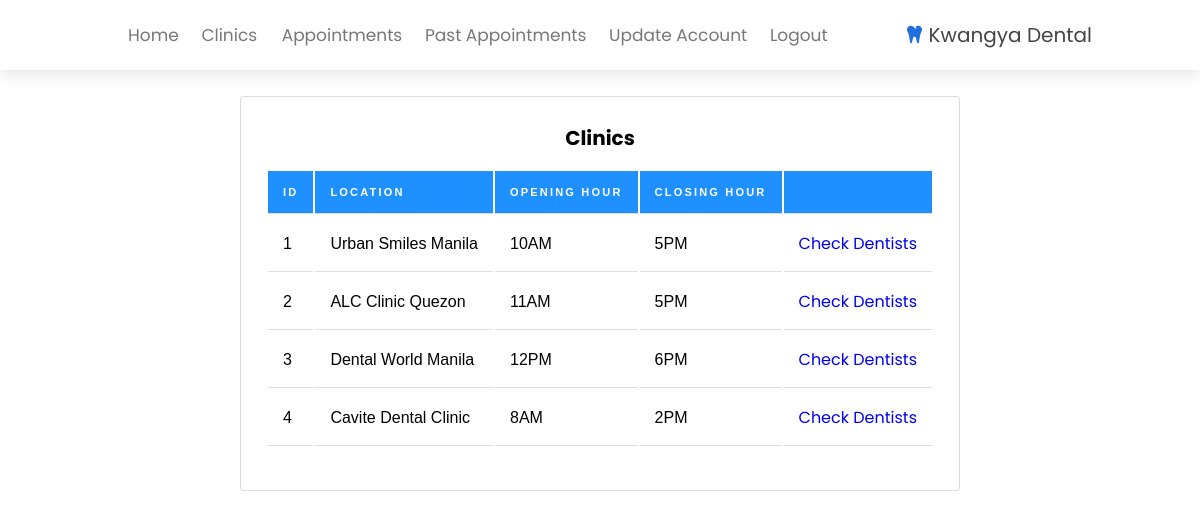
/clinics.php (signed in), run on the app's committed database.
### tables this page shows
CREATE TABLE `clinic` (
  `clinic_id` int(10) NOT NULL,
  `location` varchar(32) NOT NULL,
  `open_hr` varchar(4) NOT NULL DEFAULT '1000',
  `close_hr` varchar(4) NOT NULL DEFAULT '1800'
);

### clinics.php (the view, shortened to what this page needs)
<?php
$db = mysqli_connect('localhost', 'root', '', 'dcms') or die("could not connect to database");
?>
<!DOCTYPE HTML>
<html>
<head>
    <link rel="stylesheet" href="assets/css/menu.css">
    <link rel="stylesheet" href="assets/css/main.css">
    <link rel="stylesheet" href="https://cdnjs.cloudflare.com/ajax/libs/font-awesome/6.1.1/css/all.min.css">
</head>
<br><br><br><br>
<body>
    <center>
        <?php require_once("header.php"); ?>
        <div class="content-section" style="width:60%"><br>
            <h2>Clinics</h2><br>
            <?php
            $query = "SELECT * FROM clinic";
            $res = mysqli_query($db, $query);
            if (mysqli_num_rows($res) > 0) {
                echo "<table><tr><th>ID</th><th>Location</th><th>Opening Hour</th><th>Closing Hour</th><th></th></tr>";
                while ($row = mysqli_fetch_assoc($res)) {
                    $id = $row['clinic_id'];
                    $link = "dentists.php?location=" . $id . "";
                    $cl = "spllink";
                    echo "<tr><td>" . $id . "</td><td>" . $row['location'] . "</td><td>" . $row['open_hr'] . "</td><td>" . $row['close_hr'] . "</td><td><a class='nav__links' href='" . $link . "' class='" . $cl . "'>Check Dentists</a></td></tr>";
                }
            } else
                echo "<h3>No clinics available</h3>";
            ?>
            </table><br><br>
        </div>
    </center>
</body>
</html>

### header.php (shortened to what this page needs)
<header class="header">
    <nav class="navbar">
        <a href="index.php">Home</a>
        <?php if (isset($_SESSION['username'])) {
            if ($_SESSION['role'] == 'admin') {
                echo "<a href='addclinic.php'>Add Clinic</a>";
                echo "<a href='adddentist.php'>Add Dentist</a>";
            } else {
                if ($_SESSION['role'] == 'patient') {
                    echo "<a href='clinics.php'>Clinics </a>";
                }
        ?>
                <a href="appointments.php">Appointments</a>
                <a href="pastappointments.php">Past Appointments</a>
            <?php if ($_SESSION['role'] == 'patient') {
                    echo "<a href='updateaccount.php'>Update Account</a>";
                }
            } ?>
            <a href="index.php?logout='1'">Logout</a>
        <?php } ?>
    </nav>
    <a href="#" class="logo"> <i class="fas fa-tooth"></i> Kwangya Dental</a>
</header>
<br><br>

### assets/css/menu.css (style rules this page uses)
.content-section { background: #ffffff; padding: 10px 20px; border: 1px solid #dddddd; border-radius: 3px; margin-bottom: 20px; }
th, td { padding: 15px; text-align: left; font-family: "Montserrat", sans-serif; border-bottom: 1px solid #ddd; }
th { font-family: "Montserrat", sans-serif; font-size: 1.1rem; text-transform: uppercase; color: white; letter-spacing: .2em; background-color: dodgerblue; }

### assets/css/main.css (style rules this page uses)
:root { --green:#236edf; --black:#444; --light-color:#777; --box-shadow:.5rem .5rem 0 rgba(22, 160, 133, .2); --text-shadow:.4rem .4rem 0 rgba(0, 0, 0, .2); --border:.2rem solid var(--green); }
* { font-family: 'Poppins', sans-serif; margin:0; padding: 0; box-sizing: border-box; outline: none; border: none; transition: all .2s ease-out; text-decoration: none; }
html { font-size: 62.5%; overflow-x: hidden; scroll-padding-top: 7rem; scroll-behavior: smooth; }
.header { padding:2rem 9%; position: fixed; top:0; left: 0; right: 0; z-index: 1000; box-shadow: 0 .5rem 1.5rem rgba(0, 0, 0, .1); display: flex; align-items: center; justify-content: space-between; background: #fff; }
.header .logo { font-size: 2rem; color: var(--black); }
.header .logo i { color: var(--green); }
.header .navbar a { font-size: 1.7rem; color: var(--light-color); margin-left: 2rem; }

### clinics.php (style rules this page uses)
th, td { padding: 15px; text-align: left; border-bottom: 1px solid #ddd; }
th { background-color: dodgerblue; color: white; }
tr { font-size: 16px; }
h2 { font-size: 20px; }

### data on the page
clinic: clinic_id "1", location "Urban Smiles Manila", open_hr "10AM", close_hr "5PM"
clinic: clinic_id "2", location "ALC Clinic Quezon", open_hr "11AM", close_hr "5PM"
clinic: clinic_id "3", location "Dental World Manila", open_hr "12PM", close_hr "6PM"
clinic: clinic_id "4", location "Cavite Dental Clinic", open_hr "8AM", close_hr "2PM"
